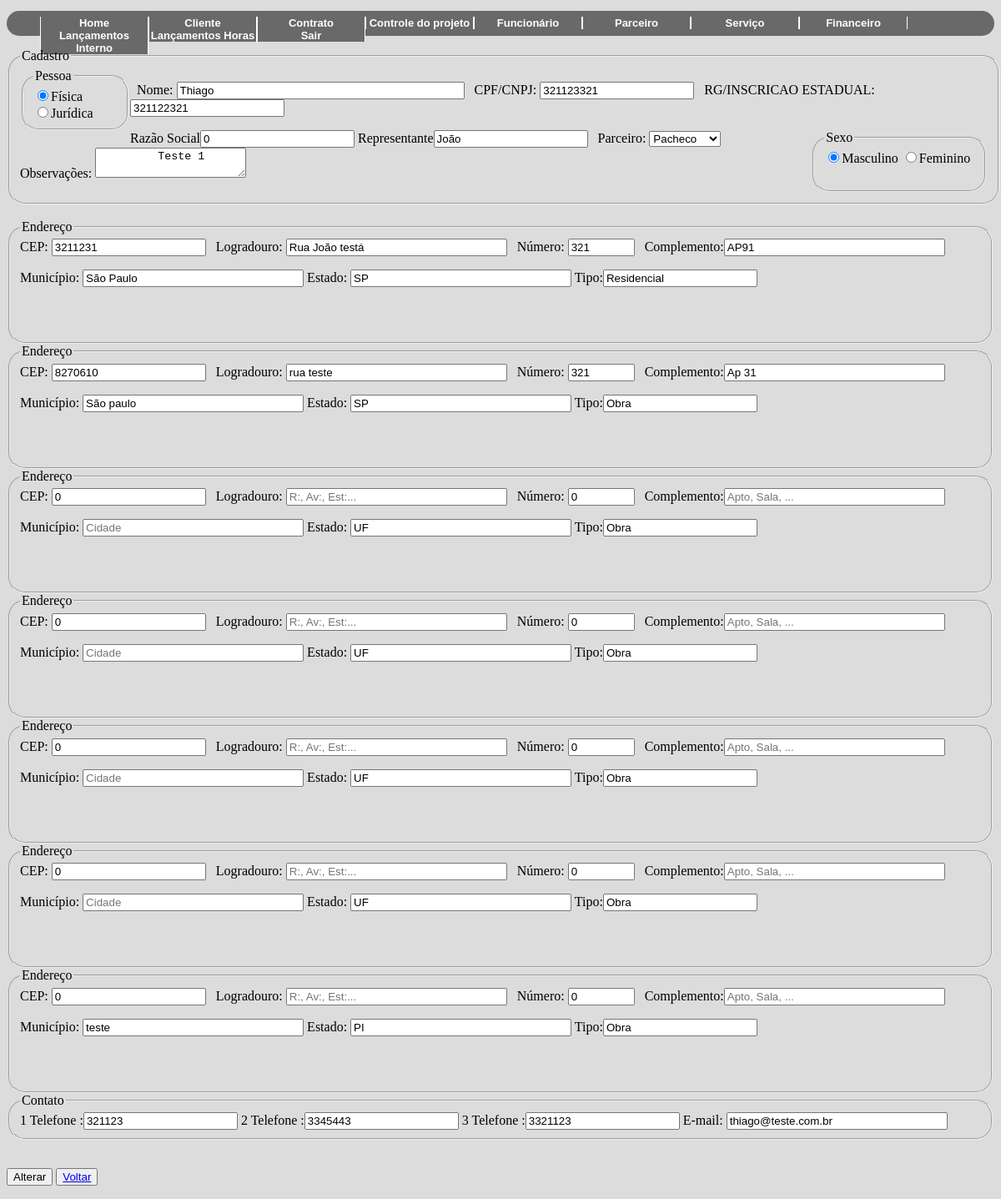
Page /edita_cliente.php?acao=edit&func=1 (signed in) on the committed database.
### tables this page shows
CREATE TABLE IF NOT EXISTS `cliente` (
  `id` int(11) NOT NULL AUTO_INCREMENT,
  `pessoa` varchar(8) DEFAULT NULL,
  `nome` varchar(50) DEFAULT NULL,
  `cpf` varchar(11) DEFAULT NULL,
  `rg` varchar(9) DEFAULT NULL,
  `cnpj` varchar(14) DEFAULT NULL,
  `razao` varchar(50) DEFAULT NULL,
  `inscricao` int(15) DEFAULT NULL,
  `representante` varchar(50) DEFAULT NULL,
  `sexo` varchar(1) DEFAULT NULL,
  `observacao` varchar(500) DEFAULT NULL,
  `id_parc` int(11) DEFAULT NULL,
  PRIMARY KEY (`id`),
  KEY `fk_parc` (`id_parc`)
);

CREATE TABLE IF NOT EXISTS `endereco` (
  `id` int(11) NOT NULL AUTO_INCREMENT,
  `tipo` varchar(20) DEFAULT NULL,
  `cep` int(11) DEFAULT NULL,
  `logradouro` varchar(50) DEFAULT NULL,
  `Numero` int(11) DEFAULT NULL,
  `Complemento` varchar(50) DEFAULT NULL,
  `municipio` varchar(33) DEFAULT NULL,
  `estado` varchar(2) DEFAULT NULL,
  `id_cli` int(11) DEFAULT NULL,
  `id_cont` int(11) DEFAULT NULL,
  PRIMARY KEY (`id`),
  KEY `id_cli` (`id_cli`),
  KEY `FK_END_CONTRA` (`id_cont`)
);

CREATE TABLE IF NOT EXISTS `telefone` (
  `id` int(11) NOT NULL AUTO_INCREMENT,
  `telefone` int(11) NOT NULL,
  `id_clie` int(11) DEFAULT NULL,
  PRIMARY KEY (`id`),
  KEY `id_clie` (`id_clie`)
);

CREATE TABLE IF NOT EXISTS `email` (
  `id` int(11) NOT NULL AUTO_INCREMENT,
  `email` varchar(40) DEFAULT NULL,
  `id_cli` int(11) DEFAULT NULL,
  PRIMARY KEY (`id`),
  KEY `fk_email` (`id_cli`)
);

### classes/cliente.class.php (called while the page is built, shortened)
<?php
require_once 'Conexao.class.php';
require_once 'funcoes.class.php';
class Cliente{
    public function __construct(){
        $this->con = new conexao();
    }
    public function querySeleciona($dado){
            try{
                $this->id = $dado;
                $cst = $this->con->conect()->prepare("SELECT cliente.id AS id_cli, cliente.pessoa as pessoa_cli , cliente.nome AS nome_cli ,  cliente.cpf as  cpf_cli, cliente.rg as rg_cli , cliente.razao as razao_cli, cliente.inscricao as inscri_cli, cliente.representante as repre_cli , cliente.sexo as sex_cli , cliente.observacao as obs_cli, cliente.id_parc as parc_cli, parceiro.nome as nome_parceiro,
                endereco.cep as cep, endereco.logradouro as endereco, endereco.Numero as num, endereco.Complemento as comple, endereco.municipio as municipio, endereco.estado as estado,
                telefone.telefone as tel, email.email as email  from cliente INNER JOIN parceiro ON parceiro.id_parc = cliente.id_parc INNER JOIN endereco ON endereco.id_cli = cliente.id INNER JOIN telefone ON cliente.id = telefone.id_clie INNER JOIN email ON cliente.id = email.id_cli WHERE cliente.id = :id;");
                $cst->bindParam(":id", $this->id, PDO::PARAM_INT);
                $cst->execute();
                return $cst->fetch();
            } catch (PDOException $ex) {
                return 'error '.$ex->getMessage();
            }
    }
    public function querySelectendereco($dados){
        try{
            $this->id_cli = $dados;
            $cst = $this->con->conect()->prepare("SELECT * FROM `endereco` WHERE `id_cli` = :id_cli;");
            $cst->bindParam(":id_cli", $this->id_cli, PDO::PARAM_INT);
            $cst->execute();
            return $cst->fetchAll();
        }catch(PDOException $ex){
        }
    }
    public function querySelecttel($dados){
        try{
            $this->id_cli = $dados;
            $cst = $this->con->conect()->prepare("SELECT * FROM `telefone` WHERE `id_clie` = :id_cli;");
            $cst->bindParam(":id_cli", $this->id_cli, PDO::PARAM_INT);
            $cst->execute();
            return $cst->fetchAll();
        }catch(PDOException $ex){
        }
    }
}
?>

### classes/Conexao.class.php (called while the page is built)
<?php
class conexao{
    private $usuario;
    private $senha;
    private $banco;
    private $servidor;
    private static $pdo;
    public function __construct(){
        $this->servidor = "localhost";
        $this->banco = "teste2";
        $this->usuario =  "root";
        $this->senha = "";
    }
    public function conect(){
        try{
            if(is_null(self::$pdo)){
                self::$pdo = new PDO("mysql:host=".$this->servidor.";dbname=".$this->banco, $this->usuario, $this->senha);
            }
            return self::$pdo;
        } catch (PDOException $ex) {
			echo $ex->getMessage();
        }
    }
}
?>

### classes/funcoes.class.php (called while the page is built, shortened)
<?php
class funcoes{
    public function tratarCaracter($vlr, $tipo){
        switch($tipo){
            case 1: $rst = utf8_decode($vlr); break;
            case 2: $rst = htmlentities($vlr, ENT_QUOTES, "ISO-8859-1"); break;
        }
        return $rst;
    }
}
?>

### classes/parceiro.class.php (called while the page is built, shortened)
<?php
require_once 'Conexao.class.php';
require_once 'funcoes.class.php';
class Parceiro{
    public function __construct(){
        $this->con = new conexao();
    }
    public function querySelect(){
        try{
            $cst = $this->con->conect()->prepare("SELECT `id_parc`, `nome` FROM `parceiro`;");
            $cst->execute();
            return $cst->fetchAll();
        }catch(PDOException $ex){
            return 'erro '.$ex->getMessage();
        }
    }
}
?>

### edita_cliente.php (the view, shortened to what this page needs)
<?php
    require_once 'classes/funcoes.class.php';
    require_once 'classes/cliente.class.php';
    require_once 'classes/parceiro.class.php';
    $objFc = new Funcoes();
    $objfn = new Cliente();
    $objpc = new Parceiro();
    $cont = 0;
    $contel = 0;
    if(isset($_GET['acao'])){
        switch($_GET['acao']){
            case 'edit': $func = $objfn->querySeleciona($_GET['func']); break;
        }
    }
?>
<!DOCTYPE html>
<html lang="pt-br">
<head>
</head>
<body>
<?php require_once("header.php");
?>
        <form action="" method="post">
            <fieldset id="cadastro" style="position:relative; left:0px; width:98%; border-radius:20px 20px 20px 20px">
                <legend>Cadastro</legend>
                    <fieldset id="pessoa"  name="pessoa" style="position: relative; height: 55px; float: left; width: 100px; border-radius:20px 20px 20px 20px">
                                    <legend>Pessoa</legend>
                                    <input type="radio" name="pessoa" id="cPF" value="Fisica" CHECKED/><label for="cPF">Física</label><br>
                                    <input type="radio" name="pessoa" id="cPJ" value="Juridica" /><label for="cPJ">Jurídica</label>
                    </fieldset><p>
                    &nbsp; Nome:        <input type="text"  name="nome" value="<?=$objFc->tratarCaracter((isset($func['nome_cli']))?($func['nome_cli']):(''), 1)?>" id="cNome" size="40" maxlength="40" placeholder="Nome Completo" />
                    &nbsp; CPF/CNPJ:         <input type="number"  name="cpf" value="<?=$objFc->tratarCaracter((isset($func['cpf_cli']))?($func['cpf_cli']):(''), 1)?>" id="cCC" size="14" maxlength="14" placeholder="000.000.000-00" />
                    &nbsp; RG/INSCRICAO ESTADUAL:          <input type="number"  name="rg"  value="<?=$objFc->tratarCaracter((isset($func['rg_cli']))?($func['rg_cli']):(''), 1)?>" id="cRG" size="10" maxlength="10" placeholder="00.000.000-0" />
                    <fieldset id="sexo" name="sexo" style="position:relative; height:55px;  float:right; width:180px; border-radius:20px 20px 20px 20px">
                                    <legend>Sexo</legend>
                                    <input type="radio" value="M" name="sexo" id="cMasc" CHECKED/><label for="cMasc">Masculino</label>
                                    <input type="radio" value="F" name="sexo" id="cFem" /><label for="cFem">Feminino</label>
                    </fieldset>
                    <p>
                    Razão Social<input type="text"  name="razao"          value="<?=$objFc->tratarCaracter((isset($func['razao_cli']))?($func['razao_cli']):(''), 1)?>" />
                    Representante<input type="text"  name="representante"  value="<?=$objFc->tratarCaracter((isset($func['repre_cli']))?($func['repre_cli']):(''), 2)?>" />
                    &nbsp;&nbsp;Parceiro:  <select name="id_parc" placeholder="Selecione o parceiro">
                    <?php foreach($objpc->querySelect() as $rst){ ?>
                    <option value="<?php echo ($objFc->tratarCaracter($rst['id_parc'], 1)) ?>" > <?php echo ($objFc->tratarCaracter($rst['nome'], 1)) ?> </option>
                    <?php } ?>
                    </select>
                            <label> Observações: </label>
                            <textarea  id="msg" name="observacao" value=""> <?=$objFc->tratarCaracter((isset($func['obs_cli']))?($func['obs_cli']):(''), 1)?> </textarea>
                </fieldset>
            <br>
                <?php
                foreach($objfn->querySelectendereco($_GET['func']) as $rst){
                $cont ++;
                ?>
                <fieldset id="endereco" style="position:relative;height:130px; border-radius:20px 20px 20px 20px">
                    <legend>Endereço</legend>
                            CEP:        <input type="number" name="<?php echo("cep".$cont) ?>"         value="<?=$objFc->tratarCaracter((isset($rst['cep']))?($rst['cep']):(''), 2)?>"        id="cCP" size="8" maxlength="8" placeholder="00000-000" />&nbsp;&nbsp;
                            Logradouro: <input type="text" name="<?php echo("logradouro".$cont) ?>"    value="<?=$objFc->tratarCaracter((isset($rst['logradouro']))?($rst['logradouro']):(''), 2)?>"    id="cEnd" size="30" maxlength="30" placeholder="R:, Av:, Est:..." />&nbsp;&nbsp;
                            Número:     <input type="number" name="<?php echo("numero".$cont) ?>"      value="<?=$objFc->tratarCaracter((isset($rst['Numero']))?($rst['Numero']):(''), 2)?>"  min="0" max="99999" placeholder="" />&nbsp;&nbsp;
                            Complemento:<input type="text" name="<?php echo("complemento".$cont) ?>"     value="<?=$objFc->tratarCaracter((isset($rst['Complemento']))?($rst['Complemento']):(''), 2)?>"   size="30" maxlength="30" placeholder="Apto, Sala, ... " />&nbsp;&nbsp;
                        <p>
                            Município: <input type="text"  name="<?php echo("municipio".$cont) ?>"       value="<?=$objFc->tratarCaracter((isset($rst['municipio']))?($rst['municipio']):(''), 2)?>"    size="30"  placeholder="Cidade" />
                            Estado:    <input type="text"  name="<?php echo("estado".$cont) ?>"          value="<?=$objFc->tratarCaracter((isset($rst['estado']))?($rst['estado']):(''), 2)?>"    size="30" placeholder="Estado" />
                    Tipo:<input type="text" name="<?php echo("tipo".$cont) ?>"   value="<?=$objFc->tratarCaracter((isset($rst['tipo']))?($rst['tipo']):(''), 1)?>" />
                </fieldset>
                <?php } ?>
            <fieldset id="contato" style="position:relative; border-radius:20px 20px 20px 20px">
                <legend>Contato</legend>
                <?php foreach($objfn->querySelecttel($_GET['func']) as $rst){
                    $contel ++;
                    echo ($contel);
                ?>
                        Telefone :<input type="number" name="<?php echo("tel".$contel) ?>" value="<?=$objFc->tratarCaracter((isset($rst['telefone']))?($rst['telefone']):(''), 2)?>" id="cTel1" size="10" maxlength="10" placeholder="(11)9999-9999" />
                        <?php } ?>
                        E-mail:  <input type="email" name="email"       value="<?=$objFc->tratarCaracter((isset($func['email']))?($func['email']):(''), 2)?>" id="cMail" size="30" maxlength="30" placeholder="joão@terra.com.br" />
            </fieldset>
            <br><p>
                <input type="submit" name="btAlterar" value="Alterar">
                <button class="btnnn" type="button" name="tbtn"><a href="consultacliente.php">Voltar</a></button>
</form>
</body>
</html>

### Style/style.css (style rules this page uses)
body { background-color: #DCDCDC; }

### rows in the picture
cliente: nome "Thiago", cpf "321123321", rg "321122321", razao "0", representante "João", observacao "Teste 1"
endereco: cep "3211231", logradouro "Rua João testá", Numero "321", Complemento "AP91", municipio "São Paulo", estado "SP", tipo "Residencial"
endereco: cep "8270610", logradouro "rua teste", Numero "321", Complemento "Ap 31", municipio "São paulo", estado "SP", tipo "Obra"
endereco: cep "0", Numero "0", estado "UF", tipo "Obra"
endereco: cep "0", Numero "0", estado "UF", tipo "Obra"
endereco: cep "0", Numero "0", estado "UF", tipo "Obra"
endereco: cep "0", Numero "0", estado "UF", tipo "Obra"
endereco: cep "0", Numero "0", municipio "teste", estado "PI", tipo "Obra"
telefone: tel1 "321123"
telefone: tel2 "3345443"
telefone: telefone "3321123"
email: email "thiago@teste.com.br"

### other values in the picture
form field id_parc "Pacheco"
